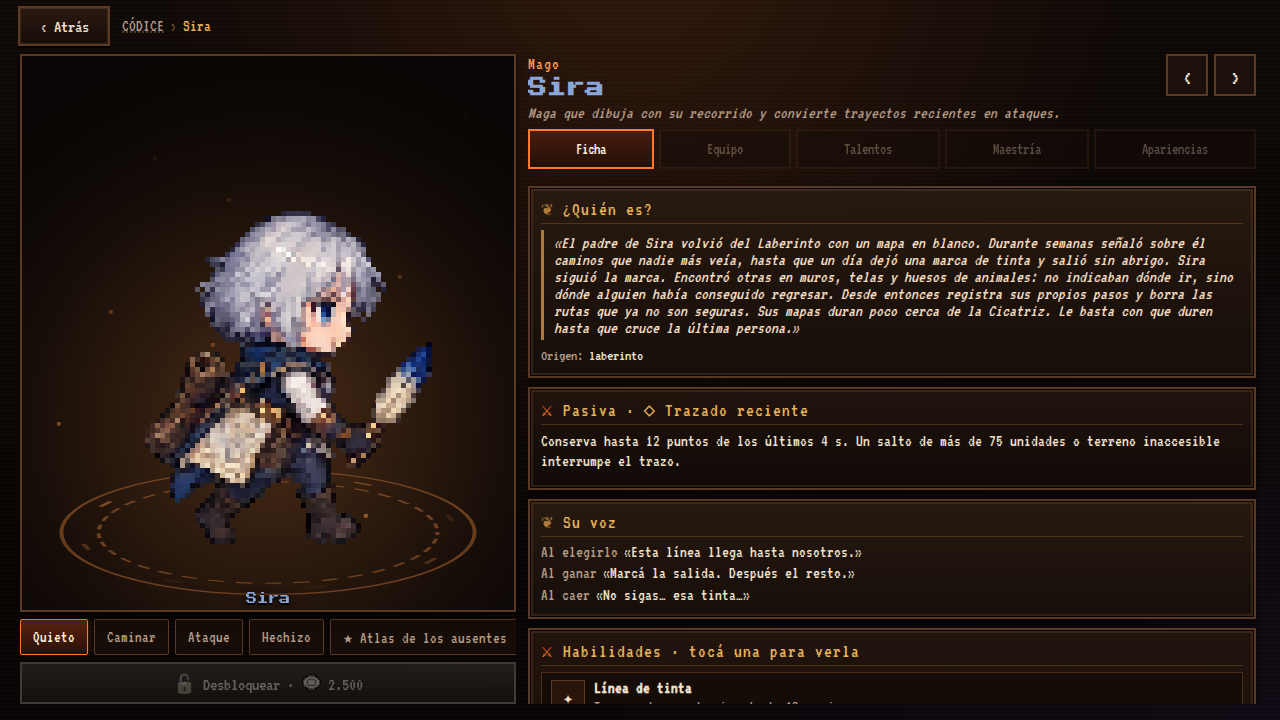
#> input picture docs/expedition/codex-1280.png, 1280 x 720 px; its folder holds only this picture in this run
$ python build-art.py
#> lines starting #> are read from the running program, lines starting #| are printed output that depends on the picture
"""Import commissioned sprites: crop transparent gutters, binary alpha, uniform scale.
No drawing, recoloring or invented poses. Follows the existing art importer pipeline.
"""
from pathlib import Path
from PIL import Image, ImageDraw
import numpy as np, json, hashlib
from scipy.ndimage import label
ROOT=Path(__file__).resolve().parents[2]
SRC=ROOT/'art-source/expedition'
if not list(SRC.glob('*.png')):raise SystemExit('Provide commissioned source sheets in art-source/expedition before reimporting; reviewed runtime atlases are already versioned.')
report={}; metas={}
for src in sorted(SRC.glob('*.png')):
 key=src.stem
 rows=8 if key in ('vesper_skin','nahir_set','orsa_skin','orsa_set') else 9
 im=Image.open(src).convert('RGBA'); arr=np.array(im); mask=arr[:,:,3]>=160
#> after `mask = arr[:, :, 3] >= 160`: mask: shape (720, 1280) bool; every value is 1
 ys=[0]
 for n in range(1,rows):
  expected=round(im.height*n/rows); lo=max(ys[-1]+1,expected-35);hi=min(im.height,expected+36)
  sums=mask[lo:hi].sum(axis=1);minimum=sums.min();choices=np.where(sums==minimum)[0]+lo
  ys.append(int(min(choices,key=lambda y:abs(y-expected))))
#> this loop made 8 passes
#> lo on passes 2 to 8: 125, 205, 285, 365, 445, 525, 605
#> after the loop, ys = [0, 80, 160, 240, 320, 400, 480, 560, 640]
 ys.append(im.height);cells=[];boxes=[]
 for row in range(rows):
  for col in range(4):
   x0=round(im.width*col/4);x1=round(im.width*(col+1)/4)
   cell=im.crop((x0,ys[row],x1,ys[row+1]));a=np.array(cell);m=a[:,:,3]>=160
   labs,n=label(m);sizes=np.bincount(labs.ravel());sizes[0]=0
   if not n or sizes.max()<300:raise ValueError((key,row,col,'missing body'))
   # Main connected silhouette only; detached decorative VFX belongs in engine layer.
   keep=labs==sizes.argmax()
   # A detached dropped weapon on the death row remains part of the authored pose.
   if row==rows-1:
    for j in range(1,n+1):
     if sizes[j]>100:keep|=labs==j
   a[:,:,3]=np.where(keep,255,0);cell=Image.fromarray(a);box=cell.getbbox()
   if box is None:raise ValueError((key,row,col,'empty'))
   cells.append(cell.crop(box));boxes.append(list(box))
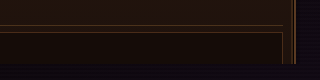
#> a: shape (80, 320, 4); mean R, G, B, A 25.4, 14.9, 12.7, 255
#> keep: shape (80, 320) bool; every value is 1
#> after the loop, boxes = 36 items, first 6: [0, 0, 320, 80], [0, 0, 320, 80], [0, 0, 320, 80], [0, 0, 320, 80], [0, 0, 320, 80], [0, 0, 320, 80]; cells = 36 items
 # One scale per entire animation, not one per frame: prevents breathing/weapon jitter.
 scale=min(72/cells[0].height,100/max(c.width for c in cells),98/max(c.height for c in cells))
#> scale = 0.312
 supp=SRC/'supplemental'/(key+'_back.png')
 if supp.exists():
  extra=Image.open(supp).convert('RGBA');ecells=[]
  for er in range(2):
   for col in range(2):
    c=extra.crop((col*extra.width//2,er*extra.height//2,(col+1)*extra.width//2,(er+1)*extra.height//2));a=np.array(c);m=a[:,:,3]>=160;labs,n=label(m);sizes=np.bincount(labs.ravel());sizes[0]=0;a[:,:,3]=np.where(labs==sizes.argmax(),255,0);c=Image.fromarray(a);ecells.append(c.crop(c.getbbox()))
  # Scale supplementary body to the authored back-walk recovery, then retain relative pose sizes.
  factor=cells[8].height/ecells[-1].height
  cells += [c.resize((round(c.width*factor),round(c.height*factor)),Image.Resampling.NEAREST) for c in ecells]
 scale=min(scale,100/max(c.width for c in cells),98/max(c.height for c in cells))
 atlas=Image.new('RGBA',(448,112*((len(cells)+3)//4)));bounds=[]
#> after `atlas = Image.new('RGBA', (448, 112 * ((len(cells) + 3) // 4)))`: atlas: PIL image 448x1008 RGBA; every value is 0
 for i,cell in enumerate(cells):
  cell=cell.resize((max(1,round(cell.width*scale)),max(1,round(cell.height*scale))),Image.Resampling.NEAREST)
  atlas.alpha_composite(cell,((i%4)*112+(112-cell.width)//2,(i//4)*112+106-cell.height));bounds.append([cell.width,cell.height])
#> this loop made 36 passes
#> pass 1, `cell=cell.resize((max(1,round(cell.width*scale)),max(1,round(cell.heig..`:
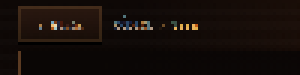
#> cell: PIL image 100x25 RGBA (shown 3 times larger); mean R, G, B, A 21.4, 13.5, 9.8, 255
#> pass 2, `cell=cell.resize((max(1,round(cell.width*scale)),max(1,round(cell.heig..`:
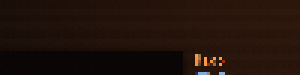
#> cell: PIL image 100x25 RGBA (shown 3 times larger); mean R, G, B, A 32.8, 17.8, 10.4, 255
#> pass 3, `cell=cell.resize((max(1,round(cell.width*scale)),max(1,round(cell.heig..`:
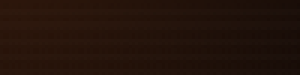
#> cell: PIL image 100x25 RGBA (shown 3 times larger); mean R, G, B, A 35.5, 18.9, 10.5, 255
#> after the loop:
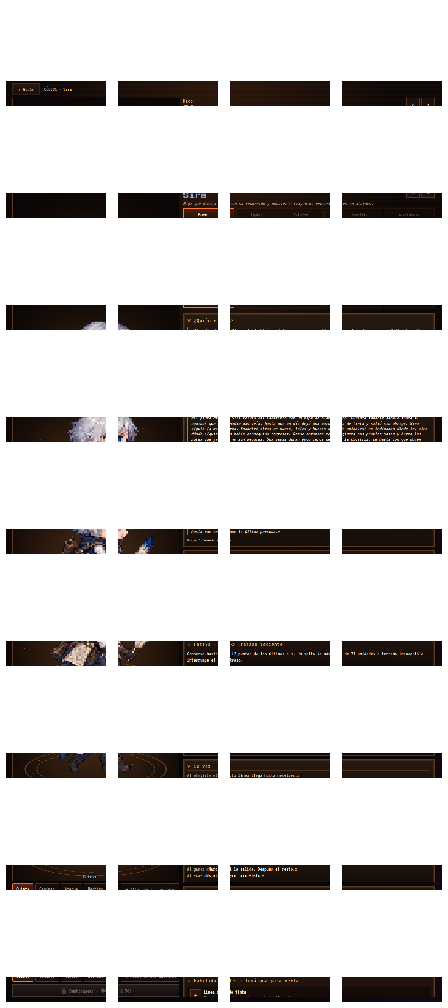
#> atlas: PIL image 448x1008 RGBA; mean R, G, B, A 7.6, 5.3, 4, 50.8; transparent parts drawn white
#> after the loop, bounds = 36 pairs, first value 100 to 100, second value 25 to 25
 champ=key.split('_')[0];variant=key[len(champ):].lstrip('_')
 folder=ROOT/f'assets/sprites/champions/{champ}'
 if variant:folder/=f'skins/{key}'
 folder.mkdir(parents=True,exist_ok=True);atlas.save(folder/'atlas.png',optimize=True);atlas.crop((0,0,112,112)).save(folder/'preview.png',optimize=True)
#> after `folder.mkdir(parents=True, exist_ok=True)`:
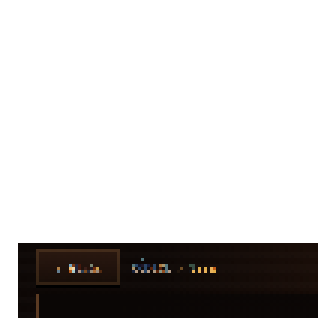
#> saved as preview.png: PIL image 112x112 RGBA (shown 3 times larger); mean R, G, B, A 4.3, 2.7, 1.9, 50.8; transparent parts drawn white
 sets={}
 for direction,offset,attack in [('down',0,12),('side',4,16),('up',8,20)]:
  for state,frames in [('idle',[offset]),('walk',list(range(offset,offset+4))),('attack',list(range(attack,attack+4))),('cast',[24,25,26,27]),('ultimate',[28,29,30,31]),('hit',[attack]),('death',[32,33,34,35])]:sets[state+'_'+direction]=frames
 # Reject incorrect facing poses without making up replacements: loop other authored steps.
 if key=='nahir':sets['walk_down']=[0,1,0,3];sets['walk_side']=[4,5,4,7]
 if key in ('baltra','baltra_skin','baltra_set'):sets['attack_side']=[16,17,18,16]
 if rows==8:
  for direction in ('down','side','up'):
   sets['death_'+direction]=[28,29,30,31]
   sets['cast_'+direction]=[24,25,26,27] if key=='vesper_skin' else [20,21,22,23]
   sets['ultimate_'+direction]=[24,25,26,27]
 if supp.exists():sets['attack_up']=list(range(rows*4,rows*4+4));sets['hit_up']=[rows*4]
 if key=='vesper_skin':sets['attack_down']=[12,13,12,13];sets['attack_side']=[16,17,18,16]
 meta={'w':112,'h':112,'cols':4,'refH':bounds[0][1],'anchor':106/112,'fix':{'left':'mirror'},'sets':sets}
 rel=str(folder.relative_to(ROOT));metas[key]={'champ':champ,'variant':variant,'src':rel+'/atlas.png','preview':rel+'/preview.png','meta':meta}
#> (the run stopped early here; a loop or call above may not have finished)
